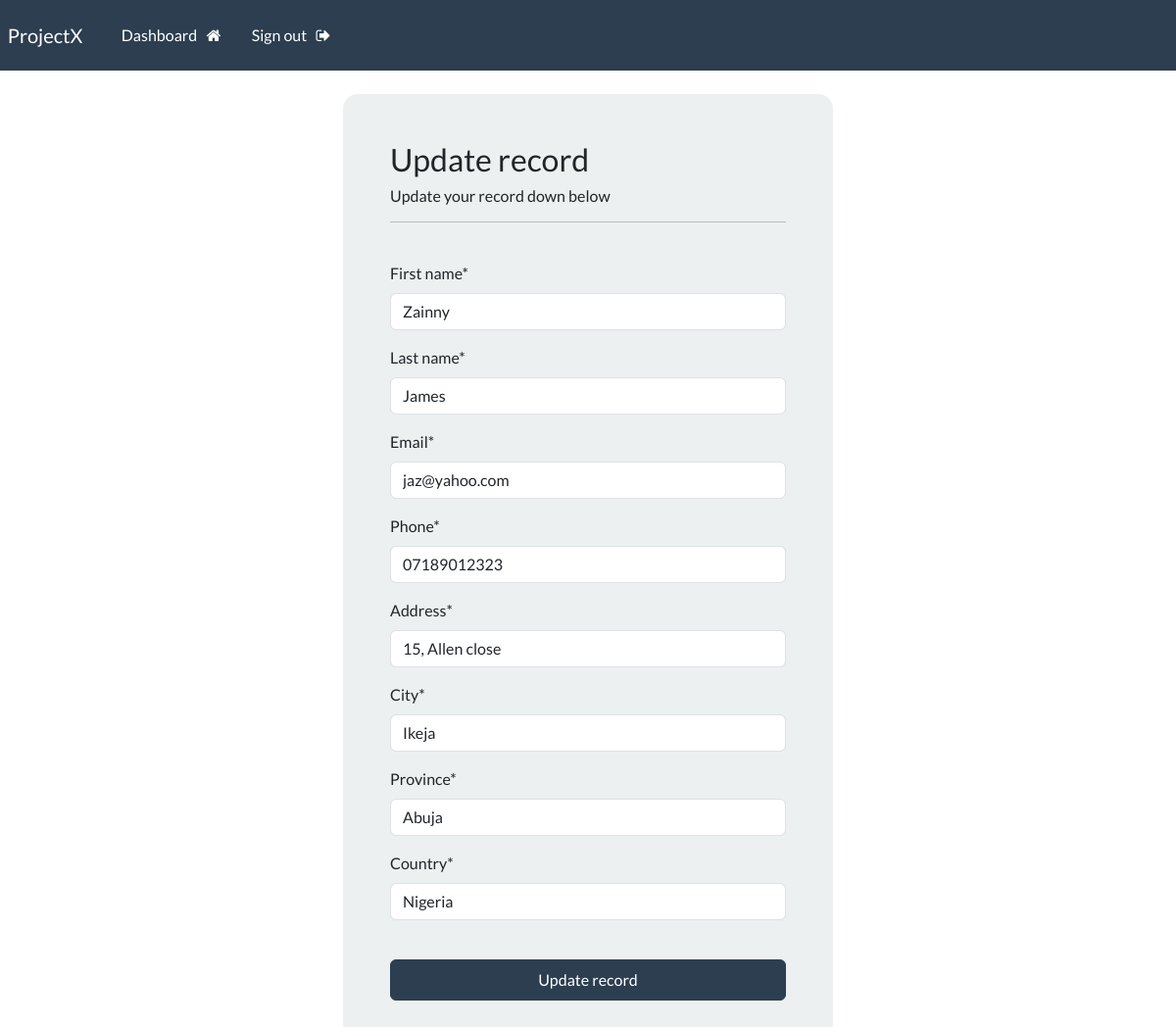
Page /update_record/3 (signed in) on the committed database.
### board/models.py (models this page shows, shortened)
class Record(models.Model):
    creation_date = models.DateTimeField(auto_now_add=True)
    first_name = models.CharField(max_length=100)
    last_name = models.CharField(max_length=100)
    email = models.CharField(max_length=255)
    phone = models.CharField(max_length=20)
    address = models.CharField(max_length=300)
    city = models.CharField(max_length=100)
    province = models.CharField(max_length=200)
    country = models.CharField(max_length=125)

### board/views.py (the view)
# urls.py: path('update_record/<int:pk>', views.update_record, name='update_record'),
@login_required(login_url='my_login')
def update_record(request, pk):
    record = Record.objects.get(id=pk)
    form = UpdateRecordForm(instance=record)
    if request.method == "POST":
        form = UpdateRecordForm(request.POST, instance=record)
        if form.is_valid():
            form.save()
            messages.success(request, "Your record was updated!")
            return redirect('dashboard')
    context = {'form': form}
    return render(request, 'webapp/update-record.html', context=context)

### board/forms.py
class UpdateRecordForm(forms.ModelForm):
    class Meta:
        model = Record
        fields = ['first_name', 'last_name', 'email', 'phone', 'address', 'city', 'email', 'province', 'country']

### board/templates/webapp/update-record.html (shortened to what this page needs)
{% extends 'webapp/base.html' %}
{% load crispy_forms_tags %}
{% block content %}
    <body>
        <div class="container bg-light shadow-md p-5 form-layout">
            <h3>Update record</h3>
            <h6>Update your record down below</h6>
            <hr>
            <br>
            <form method="POST" autocomplete="off" >
                {{form|crispy}}
                <br>
                <button type="submit" class="btn btn-primary w-100 btn-block p-2"> Update record</button>
            </form>
        </div>
    </body>
{% endblock %}

### static/css/style.css (style rules this page uses)
.form-layout { border-radius: 15px; width: 500px; }

### rows in the picture
Record: first_name "Zainny", last_name "James", email "jaz@yahoo.com", phone "07189012323", address "15, Allen close", city "Ikeja", province "Abuja", country "Nigeria"
